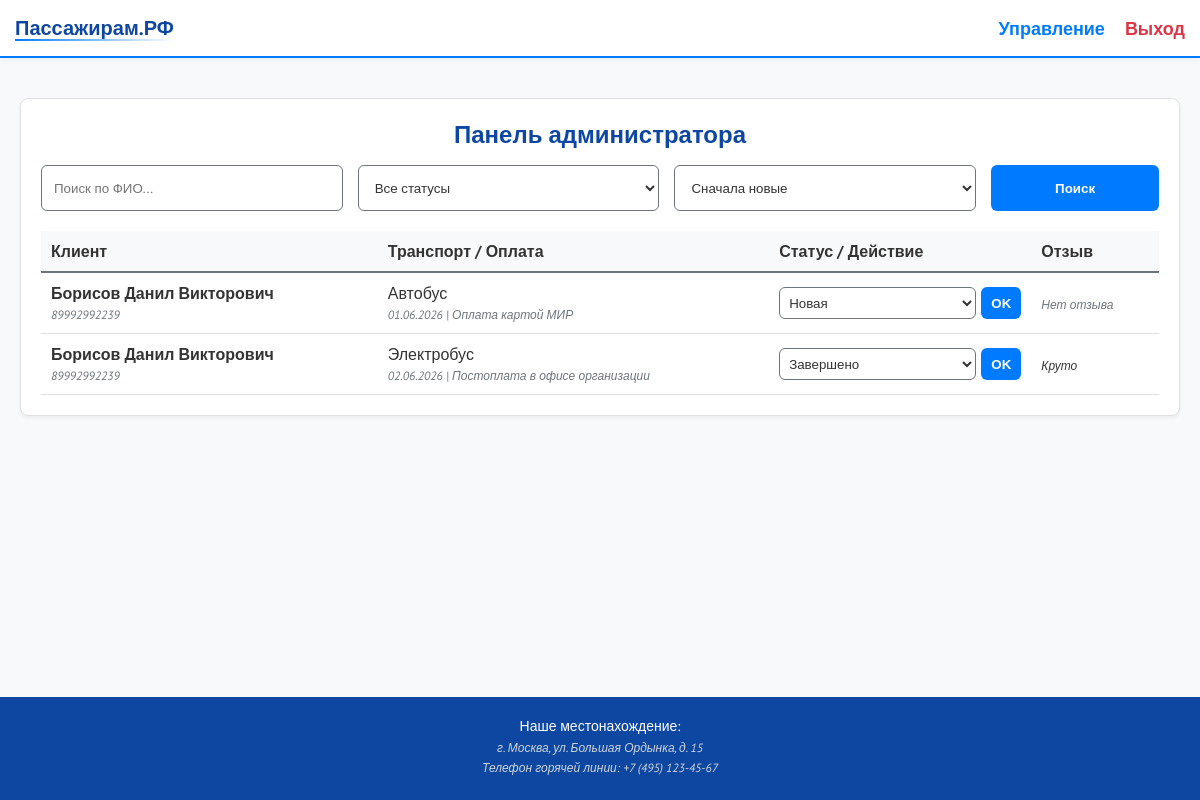
The page /admin-panel/ (signed in) on the database its author committed.
### courses/models.py (models this page shows)
class Application(models.Model):
    STATUS_CHOICES = (
        ('new', 'Новая'),
        ('learning', 'Идет обучение'),
        ('completed', 'Обучение завершено'),
    )
    TRANSPORT_CHOICES = (
        ('автобус', 'Автобус'),
        ('электробус', 'Электробус'),
        ('трамвай', 'Трамвай'),
    )
    PAYMENT_CHOICES = (
        ('qr', 'Предоплата по QR-коду'),
        ('mir', 'Оплата картой МИР'),
        ('office', 'Постоплата в офисе организации'),
    )
    user = models.ForeignKey(User, on_delete=models.CASCADE, related_name='applications')
    transport_type = models.CharField(max_length=100, choices=TRANSPORT_CHOICES, verbose_name='Вид транспорта')
    start_date = models.CharField(max_length=10, verbose_name='Дата начала обучения')
    payment_method = models.CharField(max_length=20, choices=PAYMENT_CHOICES, verbose_name='Способ оплаты')
    status = models.CharField(max_length=20, choices=STATUS_CHOICES, default='new', verbose_name='Статус')
    feedback = models.TextField(blank=True, null=True, verbose_name='Отзыв')
    created_at = models.DateTimeField(auto_now_add=True)
    class Meta:
        ordering = ['-created_at']

class User(AbstractUser):
    fio = models.CharField(max_length=255, verbose_name='ФИО')
    birth_date = models.CharField(max_length=10, verbose_name='Дата рождения')
    phone = models.CharField(max_length=20, verbose_name='Телефон')

### courses/views.py (the view, shortened to what this page needs)
# urls.py: path('admin-panel/', views.admin_panel_view, name='admin_panel'),
@login_required
def admin_panel_view(request):
    if request.user.username != 'Admin26':
        return redirect('dashboard')
    sort_by = request.GET.get('sort', '-created_at')
    status_filter = request.GET.get('status_filter', '')
    search_query = request.GET.get('search', '')
    apps_list = Application.objects.select_related('user').all().order_by(sort_by)
    if status_filter:
        apps_list = apps_list.filter(status=status_filter)
    if search_query:
        apps_list = apps_list.filter(user__fio__icontains=search_query)
    paginator = Paginator(apps_list, 5)
    page_number = request.GET.get('page')
    page_obj = paginator.get_page(page_number)
    return render(request, 'admin_panel.html', {
        'page_obj': page_obj,
        'status_filter': status_filter,
        'search_query': search_query,
        'sort_by': sort_by,
        'status_choices': Application.STATUS_CHOICES
    })

### templates/admin_panel.html (shortened to what this page needs)
{% extends 'base.html' %}
{% block content %}
<div class="card admin-panel">
    <h2 style="text-align: center;">Панель администратора</h2>
    <form method="GET" style="display: flex; gap: 15px; flex-wrap: wrap; margin-bottom: 20px;">
        <input type="text" name="search" value="{{ search_query }}" placeholder="Поиск по ФИО..." style="flex: 1; min-width: 200px; margin: 0;">
        <select name="status_filter" style="flex: 1; min-width: 150px; margin: 0;" onchange="this.form.submit()">
            <option value="">Все статусы</option>
        </select>
        <select name="sort" style="flex: 1; min-width: 150px; margin: 0;" onchange="this.form.submit()">
            <option value="-created_at" {% if sort_by == '-created_at' %}selected{% endif %}>Сначала новые</option>
        </select>
        <button type="submit" style="flex: 0.5; min-width: 100px; margin: 0;">Поиск</button>
    </form>
    <div class="table-responsive">
        <table style="width: 100%; border-collapse: collapse; min-width: 600px;">
            <tr style="background: var(--bg); border-bottom: 2px solid var(--gray);">
                <th style="padding: 10px; text-align: left;">Клиент</th>
                <th style="padding: 10px; text-align: left;">Транспорт / Оплата</th>
                <th style="padding: 10px; text-align: left;">Статус / Действие</th>
                <th style="padding: 10px; text-align: left;">Отзыв</th>
            </tr>
            {% for app in page_obj %}
            <tr style="border-bottom: 1px solid #e0e0e0;">
                <td style="padding: 10px;">
                    <strong>{{ app.user.fio }}</strong><br>
                    <span class="subtext">{{ app.user.phone }}</span>
                </td>
                <td style="padding: 10px;">
                    {{ app.get_transport_type_display }}<br>
                    <span class="subtext">{{ app.start_date }} | {{ app.get_payment_method_display }}</span>
                </td>
                <td style="padding: 10px;">
                    <form method="POST" style="display: flex; gap: 5px;">
                        <select name="status" style="margin: 0; padding: 5px;">
                            <option value="new" {% if app.status == 'new' %}selected{% endif %}>Новая</option>
                            <option value="completed" {% if app.status == 'completed' %}selected{% endif %}>Завершено</option>
                        </select>
                        <button type="submit" style="padding: 5px 10px; width: auto;">OK</button>
                    </form>
                </td>
                <td style="padding: 10px;">
                    {% if app.feedback %}<span class="subtext" style="color: #333;">{{ app.feedback }}</span>{% else %}<span class="subtext">Нет отзыва</span>{% endif %}
                </td>
            </tr>
            {% empty %}
            <tr><td colspan="4" style="padding: 20px; text-align: center;" class="subtext">Заявок не найдено.</td></tr>
            {% endfor %}
        </table>
    </div>
</div>
{% endblock %}

### templates/base.html (shortened to what this page needs)
{% load static %}
<!DOCTYPE html>
<html lang="ru">
<head>
    <link rel="stylesheet" href="{% static 'css/style.css' %}">
</head>
<body>
    <nav>
        <a href="{% url 'dashboard' %}" class="nav-logo">Пассажирам.РФ</a>
        <div class="nav-links">
            {% if request.user.is_authenticated %}
                {% if request.user.username == 'Admin26' %}
                    <a href="{% url 'admin_panel' %}">Управление</a>
                {% else %}
                    <a href="{% url 'create_application' %}">Новая заявка</a>
                    <a href="{% url 'dashboard' %}">Личный кабинет</a>
                {% endif %}
                <a href="{% url 'logout' %}" style="color: #dc3545;">Выход</a>
            {% endif %}
        </div>
    </nav>
    <div class="container">
        {% block content %}{% endblock %}
    </div>
    <footer>
        <p>Наше местонахождение:</p>
        <p class="subtext">г. Москва, ул. Большая Ордынка, д. 15</p>
        <p class="subtext">Телефон горячей линии: +7 (495) 123-45-67</p>
    </footer>
</body>
</html>

### static/css/style.css (style rules this page uses)
* { box-sizing: border-box; margin: 0; padding: 0; }
:root { --primary: #007bff; --secondary: #0d47a1; --gray: #6c757d; --bg: #f8f9fa; --white: #ffffff; }
body { font-family: 'PT Sans', sans-serif; background-color: var(--bg); color: #333; font-size: 16px; display: flex; flex-direction: column; min-height: 100vh; align-items: center; }
h2 { font-size: 24px; font-weight: bold; color: var(--secondary); margin-bottom: 15px; }
.subtext { font-size: 12px; font-style: italic; color: var(--gray); }
.container { width: 100%; max-width: none; padding: 20px; display: flex; flex-direction: column; align-items: center; }
.card { background: var(--white); border: 1px solid #e0e0e0; border-radius: 8px; padding: 20px; box-shadow: 0 2px 4px rgba(0,0,0,0.05); width: 100%; max-width: 400px; margin: 20px auto; }
.card.admin-panel { max-width: 1200px !important; }
nav { width: 100%; display: flex; justify-content: space-between; align-items: center; padding: 15px; background: var(--white); border-bottom: 2px solid var(--primary); position: sticky; top: 0; z-index: 50; box-shadow: 0 2px 5px rgba(0, 0, 0, 0.05); }
.nav-logo { font-weight: bold; font-size: 20px; text-decoration: none; background: linear-gradient(to right, var(--primary), var(--white)) no-repeat; background-size: 100% 2px; background-position: bottom; color: var(--secondary); }
.nav-links { display: flex; gap: 20px; align-items: center; }
.nav-links a { color: var(--primary); text-decoration: none; font-weight: 700; font-size: 18px; transition: color 0.3s ease; }
button, .btn { background: var(--primary); color: var(--white); border: none; padding: 12px 15px; border-radius: 6px; cursor: pointer; font-weight: bold; width: 100%; transition: all 0.2s ease; text-align: center; display: inline-block; text-decoration: none; }
.table-responsive { width: 100%; overflow-x: auto; margin-top: 15px; }
input, select, textarea { width: 100%; padding: 12px; margin-top: 5px; margin-bottom: 15px; border-radius: 6px; border: 1px solid var(--gray); background: var(--white); color: #333; font-family: 'PT Sans', sans-serif; transition: border-color 0.3s ease; }
footer { width: 100%; background: var(--secondary); color: var(--white); text-align: center; padding: 20px 15px; margin-top: auto; }
footer p { margin-bottom: 5px; font-size: 14px; }
footer .subtext { color: #d1d5db; }

### rows shown on the page
Application: user.fio "Борисов Данил Викторович", user.phone "89992992239", transport_type "Автобус", start_date "01.06.2026", payment_method "Оплата картой МИР", status "Новая", shows "Нет отзыва"
Application: user.fio "Борисов Данил Викторович", user.phone "89992992239", transport_type "Электробус", start_date "02.06.2026", payment_method "Постоплата в офисе организации", status "Завершено", feedback "Круто"
